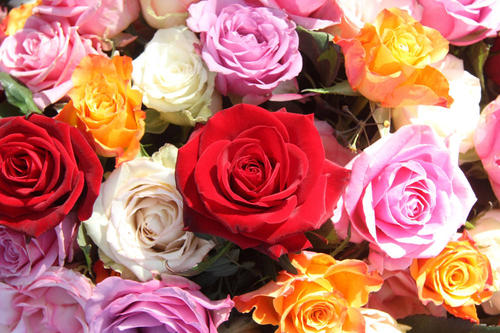
#> input picture src/rose.jpg, 500 x 333 px
$ python FourierOptimization.py
#> lines starting #> are read from the running program, lines starting #| are printed output that depends on the picture
import numpy as np
import cv2

"""
数组大小为2的指数时DFT效率最高, 其次是2/3/5的倍数时效率也高
为了提升效率, 修改图像大小(补0): Numpy自动补0, cv2手动补0
"""

img = cv2.imread('../../src/rose.jpg', 0)
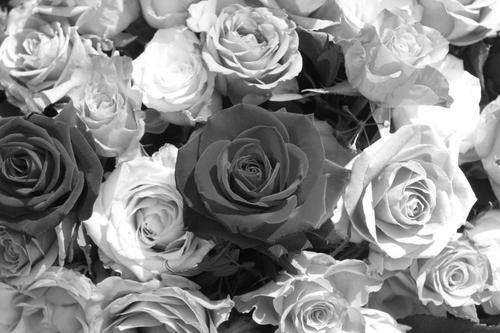
#> img: shape (333, 500); min 0, max 255, mean 138.7
row, column = img.shape
#> row = 333; column = 500
print('row = %d, column = %d' % (row, column))
#| row = 333, column = 500
row_better = cv2.getOptimalDFTSize(row)
#> row_better = 360
column_better = cv2.getOptimalDFTSize(column)
#> column_better = 500
print('Optimal row = %d, column = %d' % (row_better, column_better))
#| Optimal row = 360, column = 500

# 构建新尺寸的原图
# 法1.
img_better = np.zeros((row_better, column_better))
img_better[:row, :column] = img
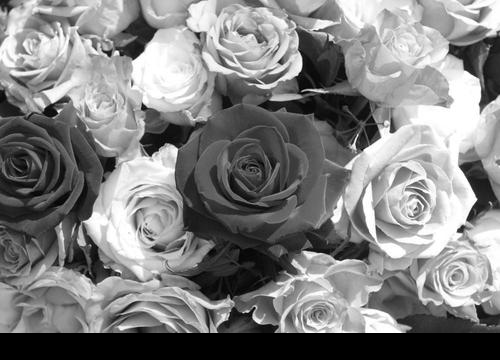
#> img_better: shape (360, 500) float64; min 0, max 255, mean 128.3
# 法2.
right_border = column_better - column
#> right_border = 0
bottom_border = row_better - row
#> bottom_border = 27
img_better2 = cv2.copyMakeBorder(img, 0, bottom_border, 0, right_border, cv2.BORDER_CONSTANT, value=0)
